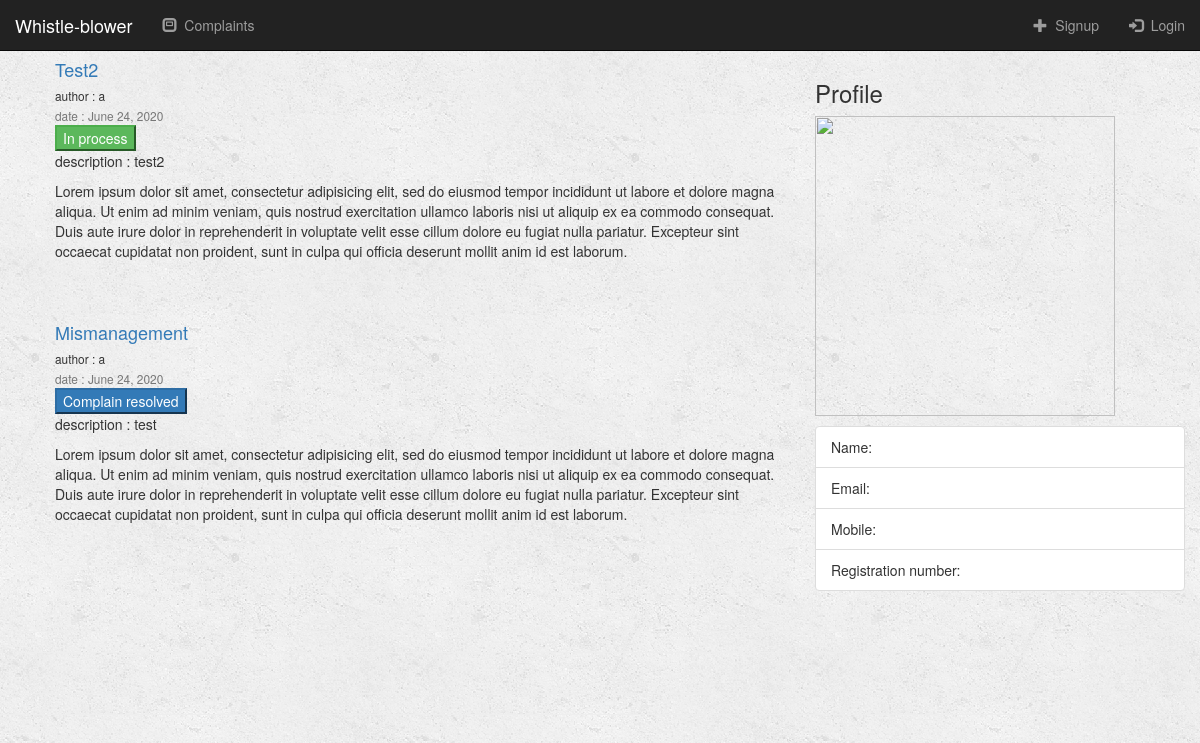
Screenshot of /user/a with the database file from the repository.
### comportal/models.py (models this page shows, shortened)
class Complain(models.Model):
    title = models.CharField(max_length=200)
    AREA_CHOICES = (
        ('H', 'hostel'),
        ('A', 'academics'),
        ('C', 'colony'),
    )
    area = models.CharField(
        max_length=1,
        choices=AREA_CHOICES,
        default='H'
         )
    TAGS_CHOICES = (
        ('G', 'green campus'),
        ('E', 'electrical'),
        ('C', 'civil'),
    )
    tags = models.CharField(
        max_length=1,
        choices=TAGS_CHOICES,
        default='G'
         )
    TYPE_CHOICES = (
        ('I', 'individual'),
        ('G', 'general'),
    )
    type = models.CharField(
        max_length=1,
        choices=TYPE_CHOICES,
        default='G'
         )
    details = models.TextField(blank=True)
    pub_date = models.DateTimeField(auto_now=True)
    avail = models.CharField(max_length=200, blank=True)
    status = models.IntegerField(default=0)
    by = models.ForeignKey(CustomUser, on_delete = models.CASCADE, related_name='profile')
    priority = models.IntegerField(default=0)
    NEED_CHOICES = (
        ('R', 'repair'),
        ('C', 'change'),
    )
    need = models.CharField(
        max_length=1,
        choices=NEED_CHOICES,
        default='R'
         )

### users_auth/models.py (models this page shows, shortened)
class CustomUser(AbstractBaseUser, PermissionsMixin):
    GENDERS = (('M', 'Male'), ('F', 'Female'))
    username = models.CharField(max_length=50, unique=True)
    email = models.EmailField(blank=True)
    name = models.CharField(max_length=200, blank=True)
    gender = models.CharField(max_length=1, choices=GENDERS, default='M')
    admin = models.CharField(max_length=1, default='N')
    password = models.CharField('password', max_length=128, validators=[validate_password])
    is_active = models.BooleanField(default=True, verbose_name='Active',
                                    help_text='Designates whether this user should be treated as active. '
                                              'Unselect this instead of deleting accounts.')
    is_admin = models.BooleanField(default=False, verbose_name='Staff status',
                                   help_text='Designates whether the user can log into this admin site.')
    image = models.ImageField(default='default.jpg', upload_to='profile_pics')
    notifications = models.IntegerField(default=0)
    noti_messages = models.CharField(max_length=500, blank = True)
    USERNAME_FIELD = 'username'
    EMAIL_FIELD = 'email'
    objects= CustomUserManager()
    def __str__(self):
        return self.username

### comportal/views.py (the view)
# urls.py: path('user/<str:username>', views.UserComplains.as_view(), name='user-complains'),
class UserComplains(generic.ListView):
    model = Complain
    template_name = 'users_auth/complains.html'
    context_object_name = 'complain_list'
    paginate_by = 3
    def get_queryset(self):
        user = get_object_or_404(CustomUser, username=self.kwargs.get('username'))
        return Complain.objects.filter(by=user).order_by('-pub_date')

### users_auth/templates/users_auth/complains.html (shortened to what this page needs)
{% extends "comportal/base.html" %}
{% block content %}
<div class="row">
        <div class="col-md-8">
            {% if complain_list %}
                <ul>
                    {% for complain in complain_list %}
                            <div class="media" >
                                <div class="media-body">
                                    <h4 class="media-heading"><a href="{% url 'comportal:detail' complain.id %}">{{ complain.title|title }}</a></h4>
                                    <small >author : {{ complain.by }}</small><br>
                                    <small class="text-muted">date : {{ complain.pub_date|date:"F d, Y" }}</small><br>
                                    {% if  complain.status == 0 %}
                                    <button class="btn-primary">No action yet taken</button>
                                    {% elif complain.status == 1 %}
                                    <button class="btn-success">In process</button>
                                    {% else %}
                                    <button class="btn-primary">Complain resolved</button>
                                    {% endif %}
                                    <p>description : {{ complain.details }}</p>
                                    {% lorem %}
                                </div>
                            </div>
                            <hr>
                            <hr>
                    {% endfor %}
                </ul>
            {% else %}
                <h3> no complains </h3>
            {% endif %}
        </div>
        <div class="col-md-4">
          <div class="content-section">
            <h3>Profile</h3>
            <img class="rounded-circle" src="{{ user.image.url }}" style= "width: 300px; height: 300px;">
            <p class='text-muted'>
              <ul class="list-group">
                <li class="list-group-item list-group-item-light">
                Name: {{user.name}}
                </li>
                <li class="list-group-item list-group-item-light">
                Email: {{user.email}}
                </li>
                <li class="list-group-item list-group-item-light">
                Mobile: {{user.mobile}}
                </li>
                <li class="list-group-item list-group-item-light">
                Registration number: {{user.registration_number}}
                </li>
              </ul>
            </p>
          </div>
        </div>
{% endblock %}

### comportal/static/comportal/style.css (style rules this page uses)
body { background: white url("./background.png"); }

### rows the page displays
Complain: title "Test2", by "a", pub_date "June 24, 2020", status "In process", details "test2", lorem "Lorem ipsum dolor sit amet, consectetur adipisicing elit, sed do eiusmod tempor incididunt ut labore et dolore magna aliqua. Ut enim ad minim veniam, quis nostrud exercitation ullamco laboris nisi ut aliquip ex ea commodo consequat. Duis aute irure dolor in reprehenderit in voluptate velit esse cillum dolore eu fugiat nulla pariatur. Excepteur sint occaecat cupidatat non proident, sunt in culpa qui officia deserunt mollit anim id est laborum."
Complain: title "Mismanagement", by "a", pub_date "June 24, 2020", status "Complain resolved", details "test", lorem "Lorem ipsum dolor sit amet, consectetur adipisicing elit, sed do eiusmod tempor incididunt ut labore et dolore magna aliqua. Ut enim ad minim veniam, quis nostrud exercitation ullamco laboris nisi ut aliquip ex ea commodo consequat. Duis aute irure dolor in reprehenderit in voluptate velit esse cillum dolore eu fugiat nulla pariatur. Excepteur sint occaecat cupidatat non proident, sunt in culpa qui officia deserunt mollit anim id est laborum."
